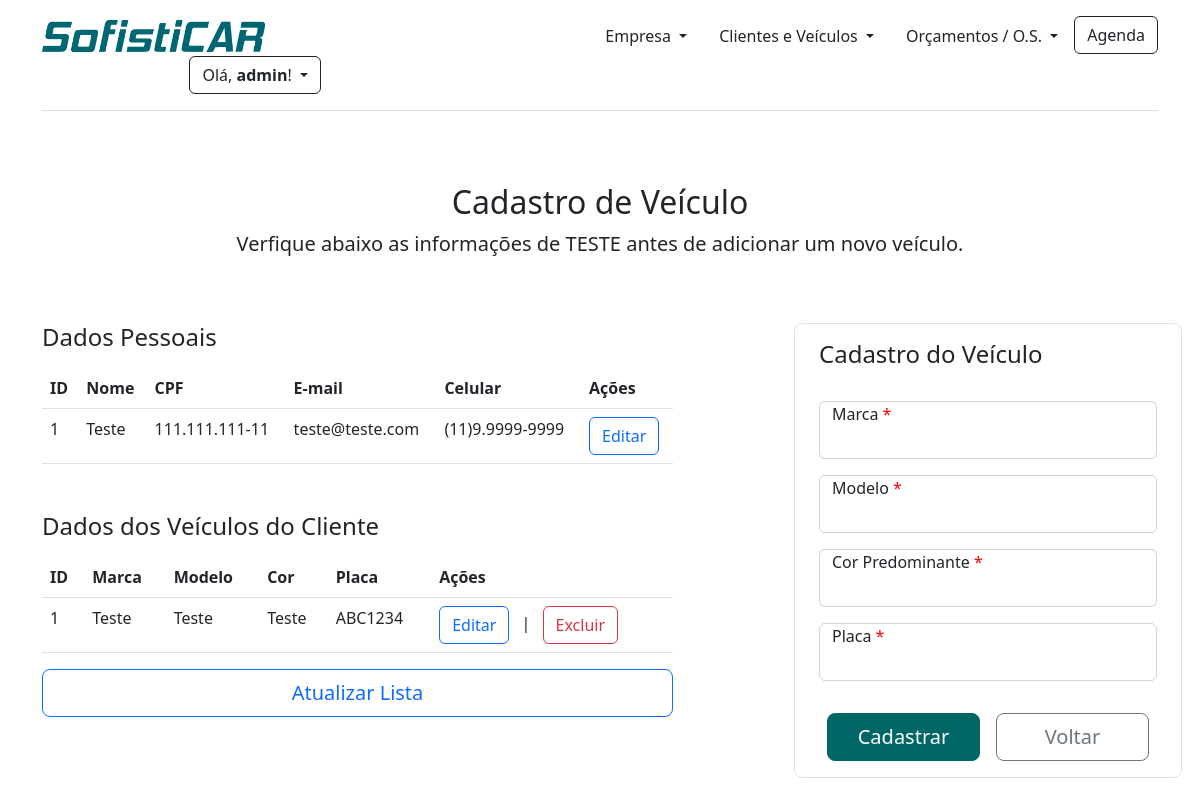
The page /veiculo_adiciona/1 (signed in) on the database its author committed.
### app/models/tables.py (models this page shows, shortened)
class Usuario(db.Model):
    __tablename__ = "usuarios"
    id = db.Column(db.Integer, primary_key=True, autoincrement=True)
    username = db.Column(db.String, unique=True)
    password = db.Column(db.String, nullable=False)
    email = db.Column(db.String, nullable=False)
    funcionario_id = db.Column(db.Integer, db.ForeignKey('funcionarios.id'))
    isActive = db.Column(db.Boolean, default=1, nullable=False)
    @property
    def is_authenticated(self):
        return True

class Cliente(db.Model):
    __tablename__ = 'clientes'
    id = db.Column(db.Integer, primary_key=True, autoincrement=True)
    nome = db.Column(db.String(150), nullable=False)
    email = db.Column(db.String(150), nullable=False)
    cpf = db.Column(db.String(150), nullable=False)
    celular = db.Column(db.String(150), nullable=False)
    isActive = db.Column(db.Boolean, default=1, nullable=False)
    veiculo = relationship('Veiculo', back_populates='cliente')

class Veiculo(db.Model):
    __tablename__ = "veiculos"
    id = db.Column(db.Integer, primary_key=True, autoincrement=True)
    marca = db.Column(db.String(150), nullable=False)
    modelo = db.Column(db.String(150), nullable=False)
    cor = db.Column(db.String(150), nullable=False)
    placa = db.Column(db.String(150), nullable=False)
    cliente_id = db.Column(db.Integer, db.ForeignKey('clientes.id'))
    cliente = relationship('Cliente', back_populates='veiculo')
    isActive = db.Column(db.Boolean, default=1, nullable=False)
    orcamentos = relationship('Orcamento', back_populates="veiculo")
    agendamento = relationship('Agendamento', back_populates='veiculo')

### app/controllers/veiculos.py (the view, shortened to what this page needs)
@app.route('/veiculo_adiciona/<int:id>', methods=['GET', 'POST'])
def veiculo_adiciona(id):
    cliente = Cliente.query.get(id)
    todos_veiculos = Veiculo.query.all()
    return render_template('veiculo_adiciona.html', cliente=cliente, veiculos=todos_veiculos)

### app/controllers/clientes.py (called while the page is built)
@login_manager.user_loader
def load_user(session_token):
    return Usuario.query.filter_by(id=session_token).first()

### app/templates/veiculo_adiciona.html (shortened to what this page needs)
{% extends "base.html" %}
{% block content %}
{% if current_user.is_authenticated %}
<main class="container">
    <div class="py-5 text-center">
        <h2>Cadastro de Veículo</h2>
        <p class="lead">Verfique abaixo as informações de <strong>{{ cliente.nome.upper() }}</strong> antes de adicionar um novo veículo.</p>
    </div>
    <div class="row g-5">
        <div class="col-sm-12 col-lg-7">
            <table class="table" action="/cliente_info/{{ cliente.id }}" method="POST">
                <h4 class="mb-3">Dados Pessoais</h4>
                <thead class="col-12">
                    <th>ID</th>
                    <th>Nome</th>
                    <th>CPF</th>
                    <th>E-mail</th>
                    <th>Celular</th>
                    <th>Ações</th>
                </thead>
                <tbody class="col-12">
                    <tr>
                        <td>{{ cliente.id }}</td>
                        <td>{{ cliente.nome }}</td>
                        <td>{{cliente.cpf[0:3]}}.{{cliente.cpf[4:7]}}.{{cliente.cpf[7:10]}}-{{cliente.cpf[10:12]}}</td>
                        <td>{{ cliente.email }}</td>
                        <td>({{cliente.celular[0:2]}}){{cliente.celular[2]}}.{{cliente.celular[3:7]}}-{{cliente.celular[7:12]}}</td>
                        <td>
                            <a href="/cliente_editar/{{cliente.id}}"><button type="button" class="btn btn-outline-primary">Editar</button></a>
                        </td>
                    </tr>
                </tbody>
            </table>
            <table class="table">
                <h4 class="mb-3">Dados dos Veículos do Cliente</h4>
                <thead class="col-12">
                    <th>ID</th>
                    <th>Marca</th>
                    <th>Modelo</th>
                    <th>Cor</th>
                    <th>Placa</th>
                    <th>Ações</th>
                </thead>
                <tbody class="col-12">
                    {% for veiculo in veiculos %}
                        {% if cliente.id == veiculo.cliente_id %}
                            <tr>
                                <td>{{ veiculo.id }}</td>
                                <td>{{ veiculo.marca }}</td>
                                <td>{{ veiculo.modelo }}</td>
                                <td>{{ veiculo.cor }}</td>
                                <td>{{ veiculo.placa }}</td>
                                <td>
                                    <a href="/veiculo_editar/{{veiculo.id}}"><button type="button" class="btn btn-outline-primary">Editar</button></a>
                                    <span class="p-2">|</span>
                                    <button type="button" class="btn btn-outline-danger" data-bs-toggle="modal" data-bs-target="#modal{{veiculo.id}}">
                                        Excluir
                                    </button>
                                </td>
                            </tr>
                        {% endif %}
                    {% endfor %}
                </tbody>
            </table>
            <div class="col-md-12 col-lg-12">
                <a class="w-100 btn btn-outline-primary btn-lg" href="/veiculo_adiciona/{{cliente.id}}">Atualizar Lista</a>
            </div>
        </div>
        <div class="col-1"></div>
        <form class="col-sm-12 col-lg-4 border border-1 rounded-3 pt-3" action="/veiculo_adiciona/{{ cliente.id }}" method="POST">
            <h4 class="mb-3">Cadastro do Veículo</h4>
            <div class="col-12 pt-3 form-floating">
                <input type="text" class="form-control" id="marca" name="marca" placeholder="Marca" required>
                <label for="marca" class="form-label">Marca<span style="color:red">&nbsp;*</span></label>
            </div>
            <div class="col-12 pt-3 form-floating">
                <input type="text" class="form-control" id="modelo" name="modelo" placeholder="Modelo" required>
                <label for="modelo" class="form-label">Modelo<span style="color:red">&nbsp;*</span></label>
            </div>
            <div class="col-12 pt-3 form-floating">
                <input type="text" class="form-control" id="cor" name="cor" placeholder="Cor Predominante" required>
                <label for="cor" class="form-label">Cor Predominante<span style="color:red">&nbsp;*</span></label>
            </div>
            <div class="col-12 pt-3 pb-3 form-floating">
                <input type="text" class="form-control" id="placa" name="placa" placeholder="Placa" required>
                <label for="placa" class="form-label">Placa<span style="color:red">&nbsp;*</span></label>
            </div>
            <div class="row g-3 p-2">
                <div class="col-md-12 col-lg-6 p-2">
                    <button class="w-100 btn btn-success btn-lg" type="submit">Cadastrar</button>
                </div>
                <div class="col-md-12 col-lg-6 p-2">
                    <a class="w-100 btn btn-outline-secondary btn-lg" href="javascript:history.back()">Voltar</a>
                </div>
            </div>
        </form>
    </div>
</main>
{% else %}
    <meta http-equiv="refresh" content="0.1; url='http://localhost:5000/login'" />
{% endif %}
{% endblock %}

### app/templates/base.html (shortened to what this page needs)
<!DOCTYPE html>
<html lang="pt-br">
  <head>
    {% block head %}
    <link href="https://cdn.jsdelivr.net/npm/bootstrap@5.2.3/dist/css/bootstrap.min.css" rel="stylesheet">
    {% endblock %}
  </head>
  <body>
    {% block menu_superior %}
    <div class="container">
      <header class="d-flex flex-wrap align-items-center justify-content-center justify-content-md-between py-3 mb-4 border-bottom">
        <a href="/" class="d-flex align-items-center col-md-3 mb-2 mb-md-0 text-dark text-decoration-none">
          <img src={{ url_for('static', filename="img/logo.png") }} alt="Sofisticar Logo" width="223" height="32">
        </a>
        <ul class="nav col-12 col-md-auto mb-2 justify-content-center mb-md-0">
          <li class="nav-item dropdown">
            <a class="nav-link dropdown-toggle link-dark" href="#" role="button" data-bs-toggle="dropdown" aria-expanded="false">
              Empresa
            </a>
          </li>
          <li class="nav-item dropdown">
            <a class="nav-link dropdown-toggle link-dark" href="#" role="button" data-bs-toggle="dropdown" aria-expanded="false">
              Clientes e Veículos
            </a>
          </li>
          <li class="nav-item dropdown">
            <a class="nav-link dropdown-toggle link-dark" href="#" role="button" data-bs-toggle="dropdown" aria-expanded="false">
              Orçamentos / O.S.
            </a>
          </li>
          <li><a class="btn btn-outline-dark" href="#">Agenda</a></li>
        </ul>
        <div class="col-md-3 text-end dropdown">
          {% if current_user.is_authenticated %}
            <div class="dropdown">
              <a class="btn btn-outline-dark dropdown-toggle" type="button" data-bs-toggle="dropdown" aria-expanded="false">
                Olá, <strong>{{current_user.username}}</strong>!
              </a>
            </div>
          {% else %}
            <div class="dropdown">
              <a href="{{url_for('login')}}" class="btn btn-outline-success">Login</a>
            </div>
          {% endif %}
        </div>
      </header>
    </div>
    {% endblock %}
    {% block content %}
    {% endblock %}
  </body>
</html>

### app/templates/base.html (style rules this page uses)
.btn-success { --bs-btn-color: var(--bs-white); --bs-btn-bg: #006666; --bs-btn-border-color: #006666; --bs-btn-border-radius: .5rem; --bs-btn-hover-color: var(--bs-white); --bs-btn-hover-bg: #339999; --bs-btn-hover-border-color: #339999; --bs-btn-focus-shadow-rgb: #339999; --bs-btn-active-color: var(--bs-btn-hover-color); --bs-btn-active-bg: #339999; --bs-btn-active-border-color: #339999; }

### rows shown on the page
Usuario: username "admin"
Cliente: nome "TESTE", id "1", nome "Teste", cpf "111", cpf "11", email "teste@teste.com", celular "11", celular "9", celular "9999"
Veiculo: id "1", marca "Teste", modelo "Teste", cor "Teste", placa "ABC1234"
